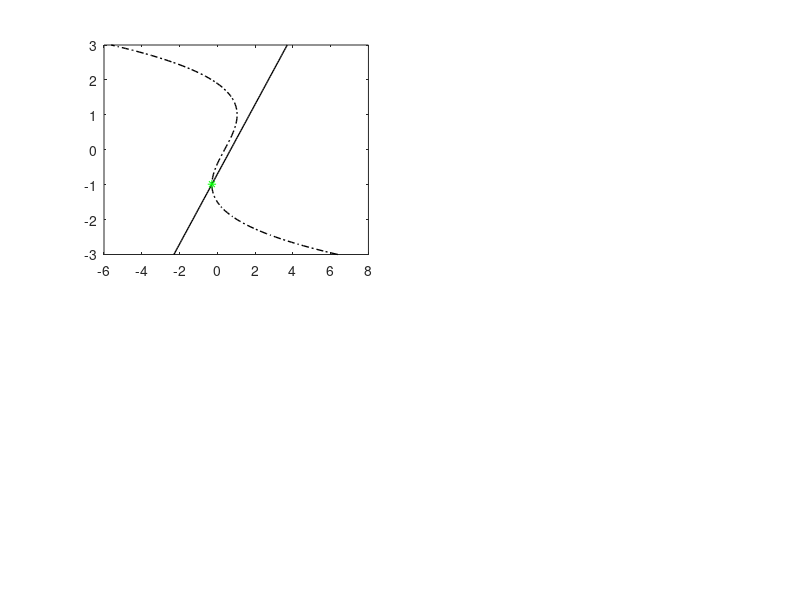

The MATLAB source for this figure: (Note: this script raises an error after producing the figure.)
%
%                     Fitzhugh-Nagumo Model
%          Subcritical and supercritical Hopf Bifurcations
%                
%
%%%%%%%%%%%%%%%%%%%%%%%%%%%%%%%%%%%%%%%%%%%%%%%%%%%%%%%%%%%%%%%%%

clf 
close all 
figure('Position',[1 200 1200 1000]); % Specify window size
%global I;   % Need this so that function "f" knows about variable I
eps=0.1;
for I = [0.38:0.01:.7];  % Loop over different values of applied current I

f = @(t,y) [ (y(1) - y(1).^3/3 - y(2) + I); eps*(y(1) + 0.7 - y(2)) ];
f1 = @(t,y) [ -(y(1) - y(1).^3/3 - y(2) + I); -eps*(y(1) + 0.7 - y(2)) ];
g = @(y) f(0,y);

fp = fsolve(g,[0 0]);       % Find the fixed point
Vss = fp(1); Wss = fp(2);   % Get the steady-state V and W values from "fp"
J = [ [1 - Vss^2, -1]; [eps, -eps]];  % The Jacobian
Lambda = eig(J);                          % Eigenvalues of Jacobian

V = [-3:0.05:3];
WN = (V + 0.7) / 1;  % W-nullcline
VN = V - V.^3/3 + I;   % V-nullcline

%%%%%%%%%%%%%%%%%%%%%%%     PANEL  1     %%%%%%%%%%%%%%%%%%%%%%%%
subplot(2,2,1);
hold off;
plot(WN,V, 'k-', 'linewidth', 1);    % plot the W-nullcline
hold on;
plot(VN,V, 'k-.', 'linewidth', 1);   % plot the V-nullcline
hold on 
plot(Wss,Vss, '*', 'color','g');
hold on 

options = odeset('RelTol',1e-6,'AbsTol',[1e-8 1e-8]);
[T,Y] = ode15s(f,(0:0.1:450),[-1.,1.5],options);
[T1,Y1] = ode15s(f1,(0:0.1:450),[0,0.5],options);
%[T Y] = ode45s(f, [0 150], [1, 0]);
plot(Y(:,2), Y(:,1), 'b-', 'linewidth', 1.5);
hold on
plot(Y1(:,2), Y1(:,1), 'r-', 'linewidth', 1.5);
title(['Phase plane, I=', num2str(I)], 'fontsize', 16);
xlabel('V(t)'); ylabel('W(t)');
axis([-.8 2. -2.5 2.5]);

%%%%%%%%%%%%%%%%%%%%%%%     PANEL  2     %%%%%%%%%%%%%%%%%%%%%%%%
subplot(2,2,2); hold off;
plot(T, Y(:,1), 'b-', 'linewidth', 1.5); hold on;
plot([0 90],[Vss Vss],'k:', 'linewidth', 1.5);
title('Voltage vs time', 'fontsize', 16);
xlabel('time'); ylabel('V(t)');
axis tight;

%%%%%%%%%%%%%%%%%%%%%%%     PANEL  3     %%%%%%%%%%%%%%%%%%%%%%%%
subplot(2,2,3); hold on;

%if real(Lambda(1)) > 0
    color1 = [1 0 1];   % Red color  ([R G B] values)
%else 
    color2 = [0 1 1];   % Blue color ([R G B] values)
%end;
plot(real(Lambda(1)),imag(Lambda(1)), '*', 'color', color1);
plot(real(Lambda(2)),imag(Lambda(2)), '*', 'color', color2);
title(['Real(\lambda)=',num2str(real(Lambda(1)))], 'fontsize', 16);
axis tight;

%%%%%%%%%%%%%%%%%%%%%%%     PANEL  4     %%%%%%%%%%%%%%%%%%%%%%%%
subplot(2,2,4); hold on;
[T Y] = ode15s(f, [0 400], Y(length(T),:) );  % Run some more in order
[T1 Y1] = ode15s(f1, [0 400], Y1(length(T),:) );  % to settle at equilibrium
plot(I, min(Y(:,1)), 'b.');       % minimum of V(t): a magenta point
plot(I, max(Y(:,1)), 'b.');       % maximum of V(t): a magenta point
plot(I,Vss,'color','b');    % Fixed point: a red or blue point
plot(I, min(Y1(:,1)), 'r.');       % minimum of V(t): a magenta point
plot(I, max(Y1(:,1)), 'r.');       % maximum of V(t): a magenta point
title('Bifurcation diagram (V_{min}, V_{max}, V*)', 'fontsize', 12);
xlabel('I'); ylabel('V equilibrium');
axis tight;
drawnow;

end;



